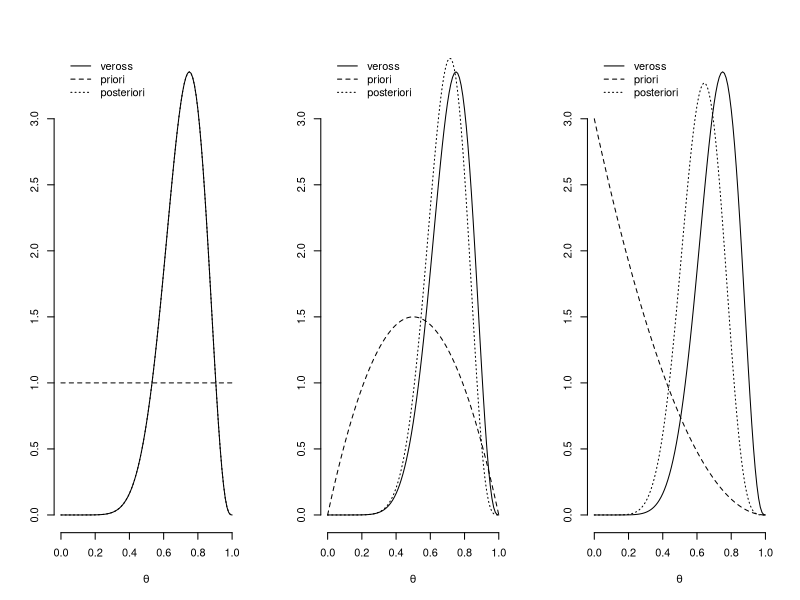
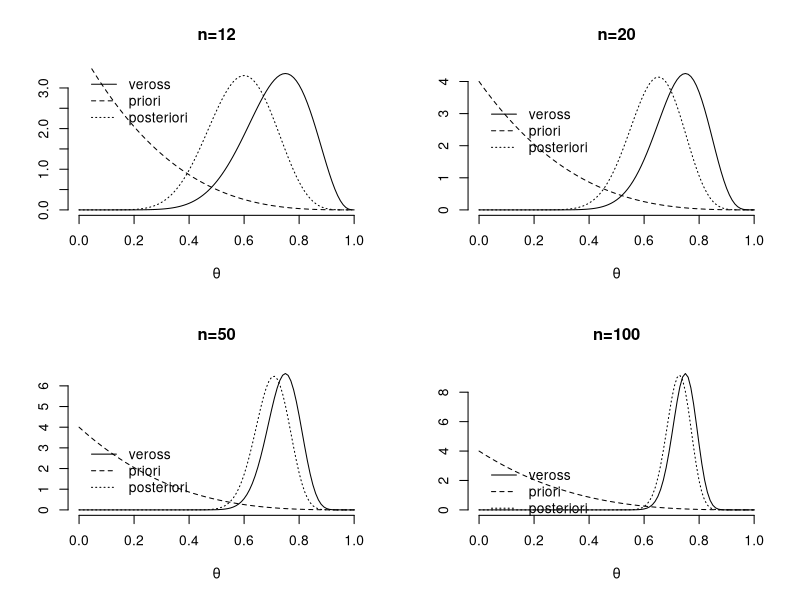

R code for these plots, in order:
##################################
# Exemplo 2.2 Figura 2.1
# Modelo Binomial com priori Beta.
#
# Ricardo Ehlers
##################################

 library(xtable)
binom.beta <- function(n,y,a,b){
 a1 = a+y
 b1 = b+n-y
 curve(dbeta(x,y+1,n-y+1),0,1,xlab=expression(theta),ylab='',bty='n')
 curve(dbeta(x,a,b),0,1,add=T,lty=2)
 curve(dbeta(x,a1,b1),0,1,add=T,lty=3)
 legend(.00001,3.5,c('veross','priori','posteriori'),lty=1:3,bty='n')
}

par(mfrow=c(1,3))
binom.beta(12,9,1,1)
binom.beta(12,9,2,2)
binom.beta(12,9,1,3)


# Probabilidades preditivas (marginais)

beta.binomial <- function(n,a,b) {
 m = matrix(0,n+1,2)
 m[,1]= 0:n
 for (x in 0:n) 
 m[(x+1),2]=round(choose(n,x)*beta(a+x,b+n-x)/beta(a,b),4)
 m
}

n=12
k=0:n
pred=cbind(k,beta.binomial(n,1,1)[,2],beta.binomial(n,2,2)[,2],beta.binomial(n,1,3)[,2])
colnames(pred)=c('k','Beta(1,1)','Beta(2,2)','Beta(1,3)')

pred

xpred=xtable(pred,display=c('s','d','f','f','f'),digits=4,align=c('c','l','c','c','c'))
print(xpred,include.rownames=F)

# A influencia da priori diminui conforme aumenta a amostra.

par(mfrow=c(2,2))
binom.beta(12 ,     9 ,1,4);title('n=12')
binom.beta(20 ,.75*20 ,1,4);title('n=20')
binom.beta(50 ,.75*50 ,1,4);title('n=50')
binom.beta(100,.75*100,1,4);title('n=100')
